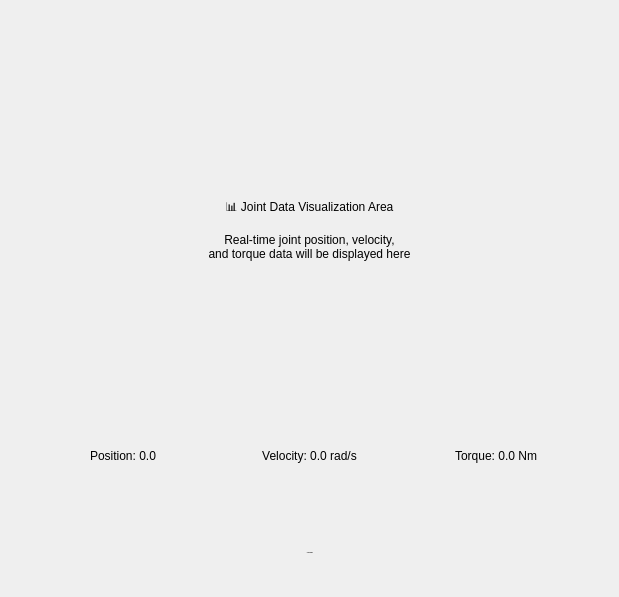
<?xml version="1.0" encoding="UTF-8"?>
<ui version="4.0">
 <class>Form</class>
 <widget class="QWidget" name="Form">
  <property name="geometry">
   <rect>
    <x>0</x>
    <y>0</y>
    <width>619</width>
    <height>597</height>
   </rect>
  </property>
  <property name="sizePolicy">
   <sizepolicy hsizetype="Expanding" vsizetype="Expanding">
    <horstretch>0</horstretch>
    <verstretch>0</verstretch>
   </sizepolicy>
  </property>
  <property name="windowTitle">
   <string>Joint Data Monitor</string>
  </property>
  <layout class="QVBoxLayout" name="mainVerticalLayout">
   <property name="spacing">
    <number>12</number>
   </property>
   <property name="leftMargin">
    <number>16</number>
   </property>
   <property name="topMargin">
    <number>16</number>
   </property>
   <property name="rightMargin">
    <number>16</number>
   </property>
   <property name="bottomMargin">
    <number>16</number>
   </property>
   <item>
    <widget class="QWidget" name="label_data_info" native="true">
     <layout class="QVBoxLayout" name="dataInfoLayout">
      <property name="spacing">
       <number>16</number>
      </property>
      <property name="leftMargin">
       <number>20</number>
      </property>
      <property name="topMargin">
       <number>20</number>
      </property>
      <property name="rightMargin">
       <number>20</number>
      </property>
      <property name="bottomMargin">
       <number>20</number>
      </property>
      <item>
       <widget class="QLabel" name="dataVisualizationLabel">
        <property name="sizePolicy">
         <sizepolicy hsizetype="Expanding" vsizetype="Expanding">
          <horstretch>0</horstretch>
          <verstretch>0</verstretch>
         </sizepolicy>
        </property>
        <property name="minimumSize">
         <size>
          <width>0</width>
          <height>200</height>
         </size>
        </property>
        <property name="text">
         <string>📊 Joint Data Visualization Area

Real-time joint position, velocity,
and torque data will be displayed here</string>
        </property>
        <property name="alignment">
         <set>Qt::AlignCenter</set>
        </property>
        <property name="wordWrap">
         <bool>true</bool>
        </property>
       </widget>
      </item>
      <item>
       <layout class="QHBoxLayout" name="metricsLayout">
        <property name="spacing">
         <number>12</number>
        </property>
        <item>
         <widget class="QLabel" name="positionLabel">
          <property name="sizePolicy">
           <sizepolicy hsizetype="Expanding" vsizetype="Fixed">
            <horstretch>0</horstretch>
            <verstretch>0</verstretch>
           </sizepolicy>
          </property>
          <property name="minimumSize">
           <size>
            <width>0</width>
            <height>35</height>
           </size>
          </property>
           <property name="text">
            <string>Position: 0.0</string>
          </property>
          <property name="alignment">
           <set>Qt::AlignCenter</set>
          </property>
         </widget>
        </item>
        <item>
         <widget class="QLabel" name="velocityLabel">
          <property name="sizePolicy">
           <sizepolicy hsizetype="Expanding" vsizetype="Fixed">
            <horstretch>0</horstretch>
            <verstretch>0</verstretch>
           </sizepolicy>
          </property>
          <property name="minimumSize">
           <size>
            <width>0</width>
            <height>35</height>
           </size>
          </property>
           <property name="text">
            <string>Velocity: 0.0 rad/s</string>
          </property>
          <property name="alignment">
           <set>Qt::AlignCenter</set>
          </property>
         </widget>
        </item>
        <item>
         <widget class="QLabel" name="torqueLabel">
          <property name="sizePolicy">
           <sizepolicy hsizetype="Expanding" vsizetype="Fixed">
            <horstretch>0</horstretch>
            <verstretch>0</verstretch>
           </sizepolicy>
          </property>
          <property name="minimumSize">
           <size>
            <width>0</width>
            <height>35</height>
           </size>
          </property>
           <property name="text">
            <string>Torque: 0.0 Nm</string>
          </property>
          <property name="alignment">
           <set>Qt::AlignCenter</set>
          </property>
         </widget>
        </item>
       </layout>
      </item>
     </layout>
    </widget>
   </item>
   <item>
    <widget class="QLabel" name="text_data_display">
     <property name="sizePolicy">
      <sizepolicy hsizetype="Expanding" vsizetype="Fixed">
       <horstretch>0</horstretch>
       <verstretch>0</verstretch>
      </sizepolicy>
     </property>
     <property name="minimumSize">
      <size>
       <width>0</width>
       <height>68</height>
      </size>
     </property>
     <property name="maximumSize">
      <size>
       <width>16777215</width>
       <height>40</height>
      </size>
     </property>
     <property name="font">
      <font>
       <family>Segoe UI</family>
       <pointsize>-1</pointsize>
       <weight>88</weight>
       <bold>true</bold>
      </font>
     </property>
     <property name="text">
      <string>🎯 Topic Name</string>
     </property>
     <property name="scaledContents">
      <bool>false</bool>
     </property>
     <property name="alignment">
      <set>Qt::AlignCenter</set>
     </property>
     <property name="wordWrap">
      <bool>false</bool>
     </property>
     <property name="margin">
      <number>12</number>
     </property>
     <property name="indent">
      <number>0</number>
     </property>
    </widget>
   </item>
   <item>
    <spacer name="verticalSpacer">
     <property name="orientation">
      <enum>Qt::Vertical</enum>
     </property>
     <property name="sizeType">
      <enum>QSizePolicy::Fixed</enum>
     </property>
     <property name="sizeHint" stdset="0">
      <size>
       <width>20</width>
       <height>8</height>
      </size>
     </property>
    </spacer>
   </item>
  </layout>
 </widget>
 <resources/>
 <connections/>
</ui>
